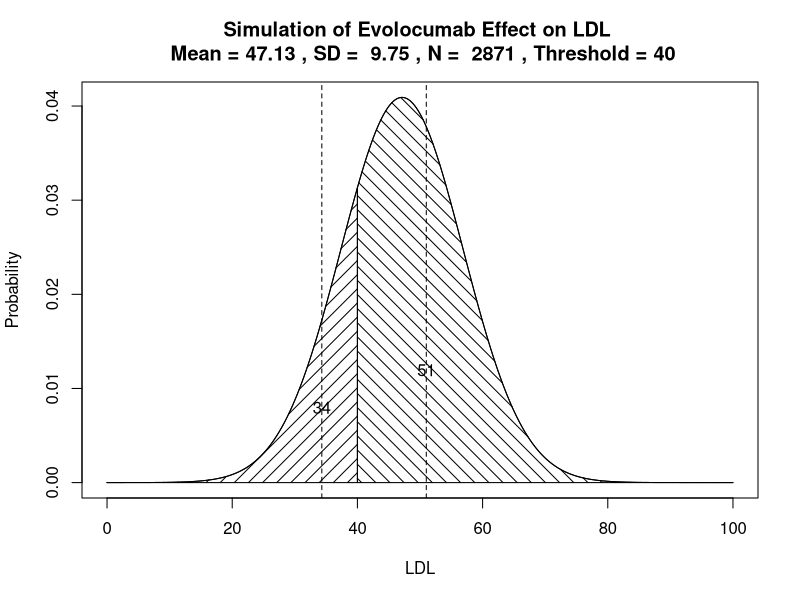

Source code (R):
# Code: Mean of Truncated Normal Distribution
# Created: 11/23/2016
# Author: Davit Sargsyan
# Source:
# https://assessingpsyche.wordpress.com/2014/06/04/using-the-truncated-normal-distribution/
# Data simulation is based on reported values from:
# 1. "Efficacy and safety of Alirocumab in reducing lipids and cardiovascular events", 
#    Robinson et al, The New England Journal of Medicine, April 2015
#    hhttp://www.nejm.org/doi/pdf/10.1056/NEJMoa1501031
# 2. "Efficacy and safety of Evolocumab in reducing lipids and cardiovascular events",
#    Sabatine et al, The New England Journal of Medicine, April 2015
#    http://news.medlive.cn/uploadfile/20150316/14264749011448.pdf
#*****************************************************************************************
# Data----
# Alirocumab: mean LDL level (mg/dL) at Baseline and Week 24
mu.ali0 <- 122.8
sem.ali0 <- 42.7
N.ali0 <- 1530

mu.ali24 <- 48.3 
sem.ali24 <- 0.9
N.ali24 <- 1386

# Evolocumab: median LDL level (mg/dL) at Baseline and Week 12
# Based on Figure 1 table
mu.evo0 <- 100*73.4/60.9
mu.evo12 <- mu.evo0 - 73.4

# Based on Supplemental Table S1 (Appendix)
N.evo0 <- 2976
N.evo12 <- 2871
# NOTE: VERY BAD ESTIMATE! 
# Assuming 95% C.I. of achieved LDL level = 4*SD 
std.evo0 <- (150 - 97)/4
std.evo12 <- (71 - 32)/4

#*****************************************************************************************
# Function to calculate truncated distribution mean----
MeanNormalTruncated <- function(mu = 0,
                                sigma = 1,
                                a = -Inf,
                                b = Inf){
  mu + sigma*(dnorm((a - mu)/sigma) - dnorm((b - mu)/sigma))/
    (pnorm((b - mu)/sigma) - pnorm((a - mu)/sigma))
}

#*****************************************************************************************
# Calculate and plot expected values for given threshods----
# drug <- "Alirocumab"
# mu <- mu.ali24
# std <- sem.ali24*sqrt(N.ali24)
# N <- N.ali24

drug <- "Evolocumab"
mu <- mu.evo12
std <- std.evo12
N <- N.evo12

# th <- 15
# th <- 25
th <- 40 

x <- seq(0, 100, 0.1)
y <- dnorm(x = x, 
           mean = mu, 
           sd = std)

mu1 <- MeanNormalTruncated(mu = mu,
                           sigma = std,
                           a = 0,
                           b = th)
mu1

mu2 <- MeanNormalTruncated(mu = mu,
                           sigma = std,
                           a = th,
                           b = 100)
mu2

plot(y ~ x,
     type = "l",
     xlab = "LDL",
     ylab = "Probability",
     main = paste("Simulation of",
                  drug,
                  "Effect on LDL \n Mean =" ,
                  round(mu, 2),
                  ", SD = ",
                  round(std, 2),
                  ", N = ",
                  N,
                  ", Threshold =",
                  th))
polygon(x = c(0, 
              seq(0, th, 0.1),
              th),
        y = c(0, 
              dnorm(x = seq(0, th, 0.1),
                    mean = mu,
                    sd = std),
              0),
        angle = 45,
        density = 10)
polygon(x = c(th, 
              seq(th, 100, 0.1),
              100),
        y = c(0, 
              dnorm(x = seq(th, 100, 0.1),
                    mean = mu,
                    sd = std),
              0),
        angle = -45,
        density = 10)
abline(v = c(mu1, mu2),
       lty = 2)
text(x = c(mu1, mu2),
     y = c(0.008, 0.012),
     labels = round(c(mu1, mu2)))